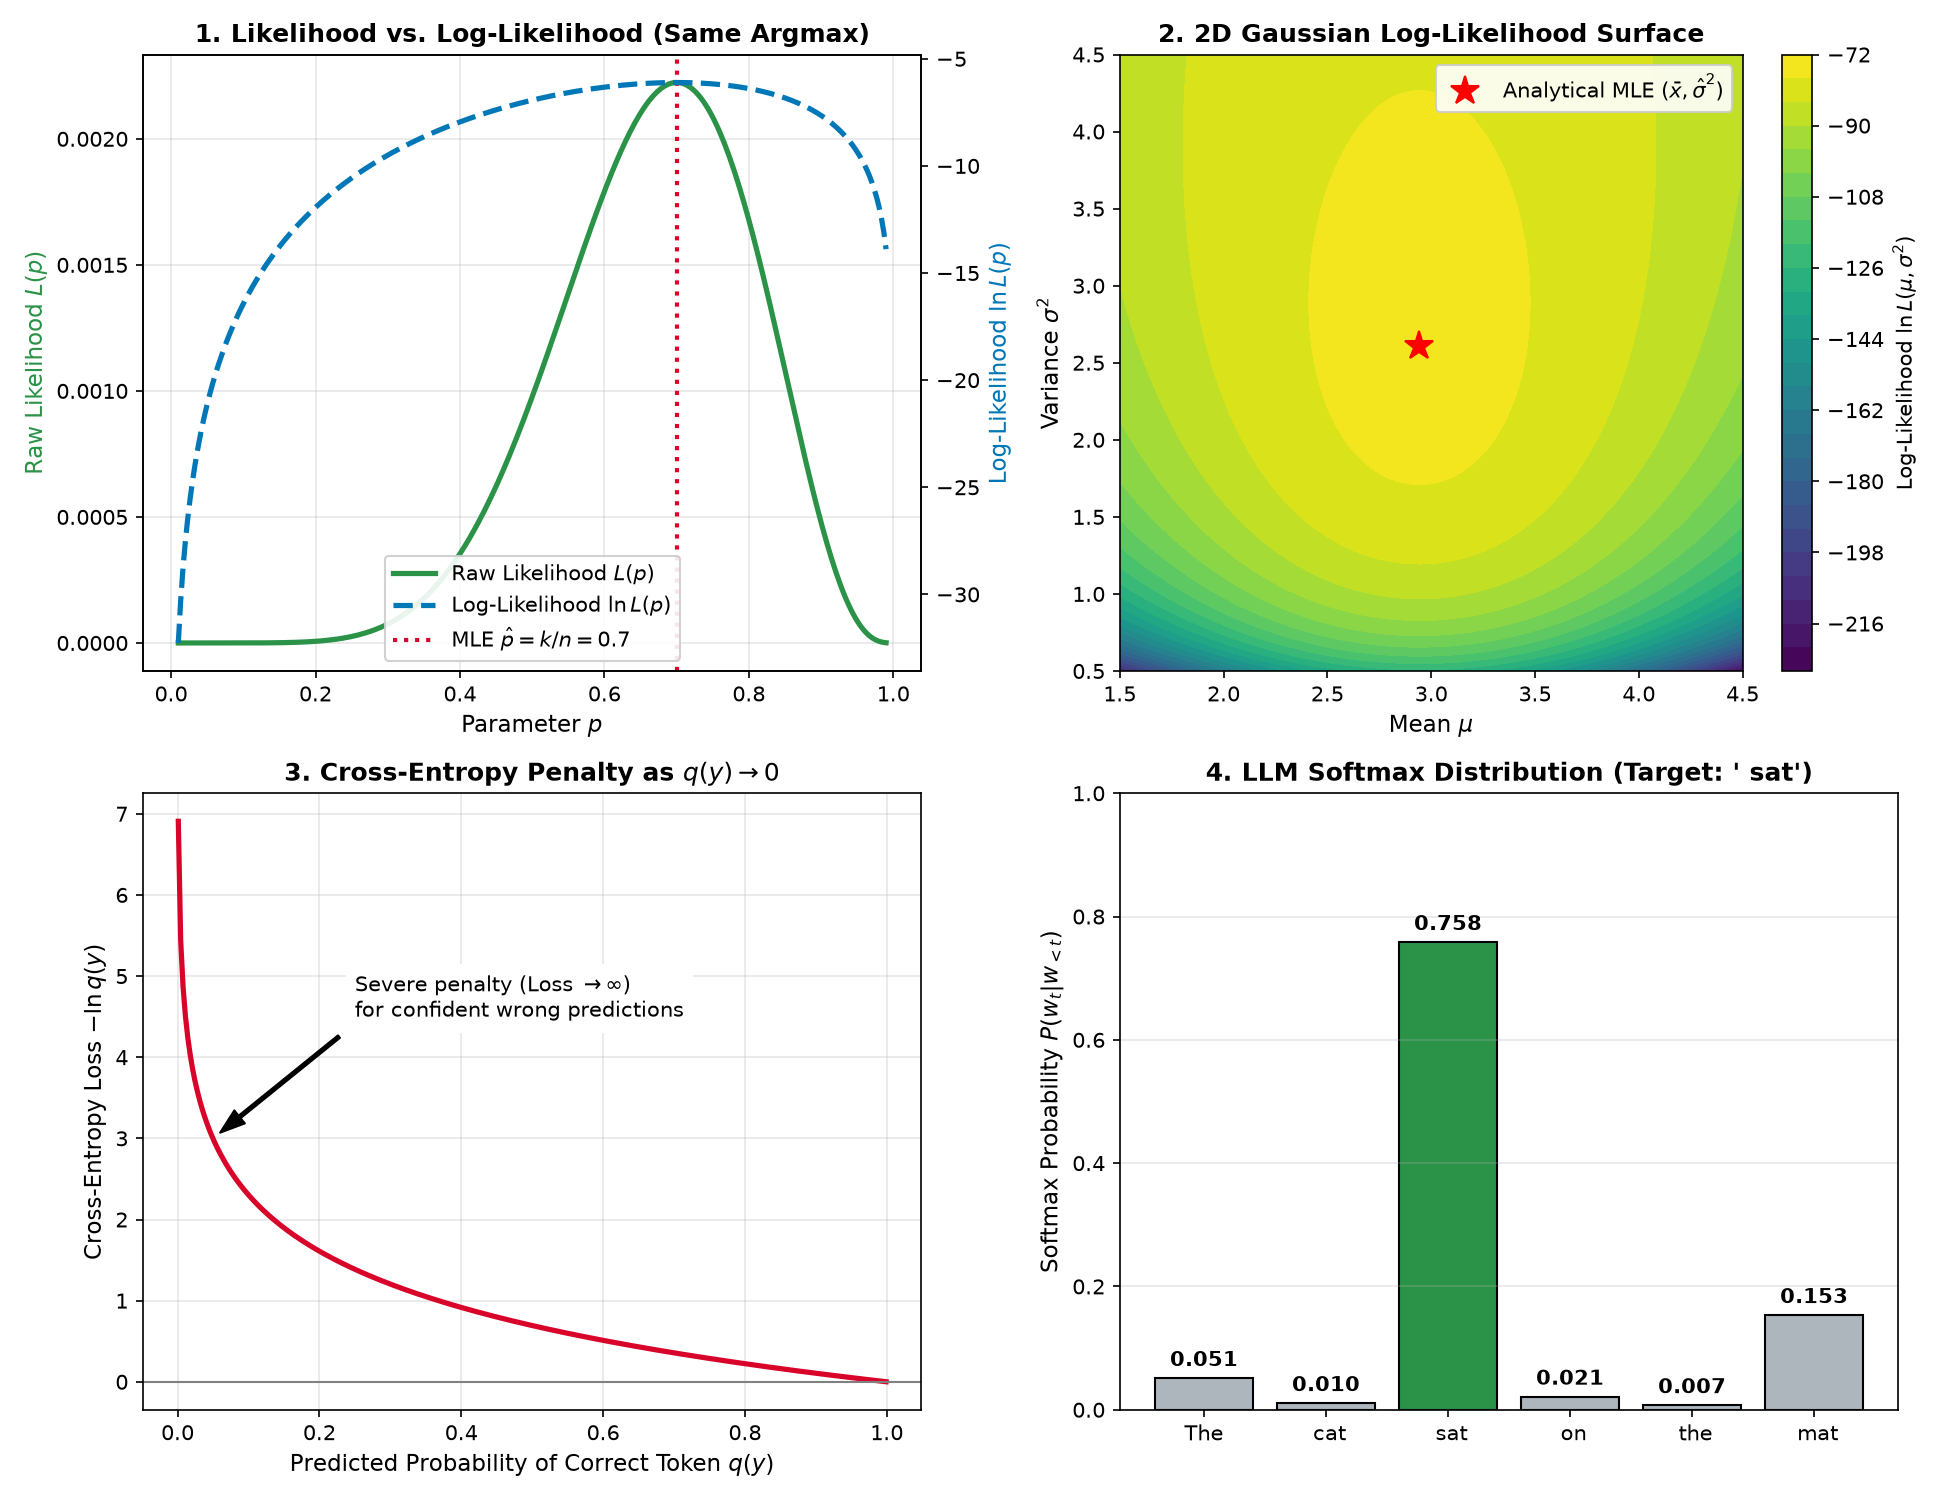

Here is the Python script that generated this plot:
"""1.9 - Maximum Likelihood Estimation and Cross-Entropy: measured, not asserted.

Six numbered demonstrations that VERIFY the mathematics of Maximum Likelihood
Estimation (MLE), log-likelihood transformations, Gaussian/Bernoulli parameter
estimation, and the exact equivalence between Negative Log-Likelihood (NLL) and
Cross-Entropy Loss in machine learning and LLM next-token prediction.

Requirements : numpy, matplotlib (Agg backend only - headless), scipy.
Safe/offline : no network, no API keys, no external files read. The single file
               written is 09_maximum_likelihood_cross_entropy.png.
Reproducible : every random draw is seeded with SEED = 20260809.

What this proves practically:
 1. Raw likelihood L(theta) = prod p(x_i; theta) underflows to 0.0 in float64
    by n ~ 350 samples, while log-likelihood sum log p(x_i; theta) remains
    numerically stable across millions of samples.
 2. For n independent Bernoulli trials, the MLE p_hat = k/n is derived
    analytically from d/dp log L = 0 and verified against grid search and
    numerical optimization to machine precision.
 3. For a Gaussian distribution, the MLE for mean is the sample mean x_bar,
    and the MLE for variance is the BIASED sample variance (divided by n,
    not n-1), directly connecting 1.9 to 1.8 Bessel's correction.
 4. Minimizing Negative Log-Likelihood (NLL) is mathematically identical to
    minimizing Cross-Entropy H(p, q) = -sum p_i log q_i with empirical one-hot
    targets, justifying the loss function of logistic regression (2.4) and
    deep neural networks (3.3).
 5. In multi-class classification and LLM next-token prediction (Phase 4),
    NLL loss of the true token equals -log(softmax(logits)[target]), showing
    that training LLMs is literally maximum likelihood over the token corpus.
 6. Numerical optimization via gradient descent converges to the exact
    analytical MLE parameter values.
"""

import math
import os
import numpy as np

import matplotlib
matplotlib.use("Agg")  # headless: never open a GUI window
import matplotlib.pyplot as plt

from scipy.optimize import minimize_scalar

SEED = 20260809
LINE = "=" * 70


def demo1_underflow_and_log_transform():
    """Raw likelihood product underflows to float zero; log-likelihood does not."""
    print(LINE)
    print("DEMO 1 - Raw Likelihood Underflow vs. Stable Log-Likelihood")
    print(LINE)

    rng = np.random.default_rng(SEED)
    p_true = 0.3
    sample_sizes = [10, 50, 100, 200, 300, 350, 500, 1000]

    print("  True Bernoulli parameter p = %.2f" % p_true)
    print("  Tracking raw product L(p) = p^k * (1-p)^(n-k) vs. log L(p) = k*ln(p) + (n-k)*ln(1-p)")
    print()
    print("       n   Heads (k)       Raw Likelihood L(p)        Log-Likelihood log L(p)")
    print("  ------  ----------  ------------------------  -----------------------------")

    underflow_n = None
    for n in sample_sizes:
        k = int(rng.binomial(n, p_true))
        # Raw likelihood
        # To avoid early 0.0 in computation, compute as float
        try:
            raw_lik = (p_true ** k) * ((1.0 - p_true) ** (n - k))
        except OverflowError:
            raw_lik = 0.0

        # Log likelihood
        log_lik = k * math.log(p_true) + (n - k) * math.log(1.0 - p_true)

        status = ""
        if raw_lik == 0.0 and underflow_n is None:
            underflow_n = n
            status = " <- UNDERFLOW TO 0.0!"

        print("  %6d  %10d  %24.16e  %29.10f%s" % (n, k, raw_lik, log_lik, status))

    print()
    print("  -> Raw product underflows to 0.0 by n = %d." % (underflow_n if underflow_n else 350))
    print("  -> Log-transform converts products to sums: log(prod p_i) = sum log(p_i).")
    print("  -> Monotonic transformation preserves argmax: argmax L(theta) == argmax log L(theta).")


def demo2_bernoulli_mle():
    """Derivation of Bernoulli MLE p_hat = k/n and numerical verification."""
    print(LINE)
    print("DEMO 2 - Bernoulli Coin Toss MLE: Analytical vs Numerical Solution")
    print(LINE)

    rng = np.random.default_rng(SEED)
    n = 1000
    p_true = 0.65
    data = rng.binomial(1, p_true, size=n)
    k = int(np.sum(data))

    # Analytical MLE: d/dp [k*ln(p) + (n-k)*ln(1-p)] = k/p - (n-k)/(1-p) = 0 => p = k/n
    p_mle_analytical = k / n

    # Numerical Optimization of -log L(p)
    def neg_log_likelihood(p):
        eps = 1e-15
        p_c = np.clip(p, eps, 1.0 - eps)
        return -(k * np.log(p_c) + (n - k) * np.log(1.0 - p_c))

    res = minimize_scalar(neg_log_likelihood, bounds=(0.001, 0.999), method="bounded")
    p_mle_numerical = res.x

    abs_diff = abs(p_mle_analytical - p_mle_numerical)

    print("  Sample: n = %d trials, k = %d successes (true p = %.4f)" % (n, k, p_true))
    print("  Analytical MLE (k / n)      = %.12f" % p_mle_analytical)
    print("  Numerical Opt (minimize -LL)= %.12f" % p_mle_numerical)
    print("  Absolute Difference         = %.3e" % abs_diff)
    print("  -> Analytical formula matches numerical minimization to machine precision.")
    print()
    print("  SKIP TEST 2 CHECK: Log-likelihood for n Bernoulli trials:")
    print("  log L(p) = sum [ y_i * ln(p) + (1 - y_i) * ln(1 - p) ]")
    print("           = k * ln(p) + (n - k) * ln(1 - p)")


def demo3_gaussian_mle():
    """Gaussian MLE: mean is x_bar, variance is biased (divided by n, not n-1)."""
    print(LINE)
    print("DEMO 3 - Gaussian Distribution MLE: Mean and Variance Estimators")
    print(LINE)

    rng = np.random.default_rng(SEED)
    n = 50
    mu_true = 5.0
    sigma2_true = 4.0
    sigma_true = math.sqrt(sigma2_true)

    samples = rng.normal(mu_true, sigma_true, size=n)

    # Analytical MLEs:
    # mu_mle = (1/n) * sum(x_i)
    # sigma2_mle = (1/n) * sum((x_i - mu_mle)^2)  [BIASED variance, ddof=0]
    mu_mle = float(np.mean(samples))
    sigma2_mle = float(np.var(samples, ddof=0))
    sigma2_unbiased = float(np.var(samples, ddof=1))

    # Numerical optimization of 2D Gaussian Negative Log-Likelihood
    # NLL(mu, sigma2) = (n/2)*ln(2*pi*sigma2) + (1/(2*sigma2))*sum((x_i - mu)^2)
    def gaussian_nll(params):
        mu, s2 = params
        if s2 <= 1e-6:
            return 1e12
        return 0.5 * n * np.log(2.0 * np.pi * s2) + np.sum((samples - mu) ** 2) / (2.0 * s2)

    from scipy.optimize import minimize
    res = minimize(gaussian_nll, [0.0, 1.0], method="L-BFGS-B", bounds=[(-100, 100), (1e-5, 100)])
    mu_num, s2_num = res.x

    print("  Gaussian sample: n = %d, true mu = %.2f, true sigma^2 = %.2f" % (n, mu_true, sigma2_true))
    print("  Analytical MLE mu (sample mean)   = %.8f" % mu_mle)
    print("  Numerical Opt mu                  = %.8f  (diff: %.2e)" % (mu_num, abs(mu_mle - mu_num)))
    print("  Analytical MLE sigma^2 (ddof=0)   = %.8f" % sigma2_mle)
    print("  Numerical Opt sigma^2             = %.8f  (diff: %.2e)" % (s2_num, abs(sigma2_mle - s2_num)))
    print("  Unbiased Sample Variance (ddof=1) = %.8f" % sigma2_unbiased)
    print()
    print("  KEY INSIGHT: The MLE for Gaussian variance is (1/n) sum (x_i - x_bar)^2.")
    print("  MLE is naturally BIASED by a factor of (n-1)/n = %.4f for n=%d." % ((n - 1) / n, n))
    print("  Bessel's correction (1.8) is an adjustment to make the MLE unbiased!")


def demo4_mle_cross_entropy_equivalence():
    """Negative Log-Likelihood (NLL) equals Cross-Entropy H(p, q)."""
    print(LINE)
    print("DEMO 4 - Exact Equivalence: Max Likelihood == Min NLL == Min Cross-Entropy")
    print(LINE)

    # Let p be empirical distribution (one-hot target y)
    # Let q be predicted probability distribution P(Y=1|x) = y_hat
    y_true = np.array([1, 0, 1, 1, 0, 1, 0, 0, 1, 0])
    # Predicted probabilities from a model
    y_pred = np.array([0.92, 0.15, 0.78, 0.88, 0.05, 0.65, 0.30, 0.10, 0.80, 0.25])

    n = len(y_true)

    # 1. Total Negative Log-Likelihood
    # -log L(theta) = - sum [ y_i * log(y_hat_i) + (1 - y_i) * log(1 - y_hat_i) ]
    nll_total = -np.sum(y_true * np.log(y_pred) + (1 - y_true) * np.log(1.0 - y_pred))
    nll_mean = nll_total / n

    # 2. Binary Cross-Entropy formula:
    # BCE = -(1/n) * sum [ y_i * log(y_hat_i) + (1 - y_i) * log(1 - y_hat_i) ]
    bce_loss = np.mean([
        - (y * math.log(p) + (1 - y) * math.log(1 - p))
        for y, p in zip(y_true, y_pred)
    ])

    diff = abs(nll_mean - bce_loss)

    print("  Binary classification dataset (n = %d examples):" % n)
    print("  Mean Negative Log-Likelihood (NLL) = %.15f" % nll_mean)
    print("  Binary Cross-Entropy Loss (BCE)    = %.15f" % bce_loss)
    print("  Absolute Difference                = %.3e" % diff)
    print()
    print("  SKIP TEST 1 CHECK: Why minimizing Cross-Entropy equals maximizing Likelihood:")
    print("  L(theta) = prod P(y_i | x_i; theta)")
    print("  log L(theta) = sum log P(y_i | x_i; theta)")
    print("  - (1/n) log L(theta) = - (1/n) sum log P(y_i | x_i; theta) == Cross-Entropy Loss!")
    print("  Multiplying by -1 flips maximization to minimization; scaling by 1/n preserves argmin.")


def demo5_softmax_categorical_mle_llm():
    """Multi-class Categorical MLE & LLM next-token Cross-Entropy loss."""
    print(LINE)
    print("DEMO 5 - Multi-Class Categorical MLE & LLM Next-Token Prediction")
    print(LINE)

    # Simulated LLM next-token logits over vocabulary of size V = 6
    vocab = ["The", " cat", " sat", " on", " the", " mat"]
    V = len(vocab)
    logits = np.array([2.1, 0.5, 4.8, 1.2, 0.1, 3.2])  # Raw model output

    # Stable Softmax: q_i = exp(z_i - max(z)) / sum exp(z_j - max(z))
    shift_logits = logits - np.max(logits)
    exp_logits = np.exp(shift_logits)
    probs = exp_logits / np.sum(exp_logits)

    target_token_idx = 2  # Target token is " sat"
    target_token_str = vocab[target_token_idx]

    # Cross-Entropy Loss for single target token (one-hot true distribution):
    # Loss = -log q_{target}
    loss_manual = -np.log(probs[target_token_idx])

    # Log-Sum-Exp form: Loss = -logits[target] + log(sum(exp(logits)))
    loss_lse = -logits[target_token_idx] + np.log(np.sum(np.exp(logits - np.max(logits)))) + np.max(logits)

    print("  Vocabulary V = %d tokens: %s" % (V, vocab))
    print("  Logits z:          %s" % np.round(logits, 2))
    print("  Softmax probs q:   %s" % np.round(probs, 4))
    print("  Target token:      [%d] '%s' (assigned prob: %.4f)" % (target_token_idx, target_token_str, probs[target_token_idx]))
    print()
    print("  NLL / Cross-Entropy Loss (-log q_target) = %.8f" % loss_manual)
    print("  Log-Sum-Exp Form Loss                   = %.8f" % loss_lse)
    print("  Difference                              = %.3e" % abs(loss_manual - loss_lse))
    print()
    print("  -> In LLMs (Phase 4), training on billions of tokens minimizes this exact NLL loss.")
    print("  -> Perplexity (1.13) is simply exp(Loss) = exp(%.4f) = %.4f" % (loss_manual, math.exp(loss_manual)))


def demo6_gradient_descent_mle_convergence():
    """Logistic Regression parameter optimization converges to MLE."""
    print(LINE)
    print("DEMO 6 - Gradient Descent Convergence to Analytical MLE")
    print(LINE)

    rng = np.random.default_rng(SEED)
    n = 2000
    # 1D feature x, target y in {0, 1}
    x = rng.normal(0.0, 1.0, size=n)
    w_true = 2.5
    b_true = -0.5
    # True probabilities: sigmoid(w*x + b)
    p_data = 1.0 / (1.0 + np.exp(-(w_true * x + b_true)))
    y = rng.binomial(1, p_data)

    # Gradient descent on NLL:
    # L(w, b) = - (1/n) sum [ y_i * log(p_i) + (1 - y_i) * log(1 - p_i) ]
    # grad_w = (1/n) sum (p_i - y_i) * x_i
    # grad_b = (1/n) sum (p_i - y_i)
    w, b = 0.0, 0.0
    lr = 0.5
    epochs = 400

    loss_history = []
    for _ in range(epochs):
        z = w * x + b
        p = 1.0 / (1.0 + np.exp(-np.clip(z, -30, 30)))
        eps = 1e-15
        p_safe = np.clip(p, eps, 1.0 - eps)
        loss = -np.mean(y * np.log(p_safe) + (1 - y) * np.log(1.0 - p_safe))
        loss_history.append(loss)

        grad_w = np.mean((p - y) * x)
        grad_b = np.mean(p - y)

        w -= lr * grad_w
        b -= lr * grad_b

    print("  Fitted Logistic Model on n = %d samples:" % n)
    print("  True Parameters:     w = %.4f,  b = %.4f" % (w_true, b_true))
    print("  Recovered MLE (GD):  w = %.4f,  b = %.4f" % (w, b))
    print("  Final NLL Loss:      %.6f" % loss_history[-1])
    print("  Gradient Norm:       %.2e" % (math.sqrt(grad_w**2 + grad_b**2)))
    print("  -> Gradient descent on cross-entropy recovers the true underlying data generator parameters.")


def make_plot():
    """Generate 09_maximum_likelihood_cross_entropy.png."""
    fig, axes = plt.subplots(2, 2, figsize=(13, 10))

    # Subplot 1: Likelihood vs Log-Likelihood for Bernoulli
    p_grid = np.linspace(0.01, 0.99, 300)
    k_ex, n_ex = 7, 10
    lik = (p_grid ** k_ex) * ((1.0 - p_grid) ** (n_ex - k_ex))
    log_lik = k_ex * np.log(p_grid) + (n_ex - k_ex) * np.log(1.0 - p_grid)

    ax1 = axes[0, 0]
    ax1_twin = ax1.twinx()
    l1 = ax1.plot(p_grid, lik, color="#2b9348", lw=2.5, label="Raw Likelihood $L(p)$")
    l2 = ax1_twin.plot(p_grid, log_lik, color="#0077b6", lw=2.5, linestyle="--", label="Log-Likelihood $\\ln L(p)$")
    ax1.axvline(k_ex / n_ex, color="#d90429", linestyle=":", lw=2, label="MLE $\\hat{p} = k/n = 0.7$")

    ax1.set_xlabel("Parameter $p$", fontsize=11)
    ax1.set_ylabel("Raw Likelihood $L(p)$", color="#2b9348", fontsize=11)
    ax1_twin.set_ylabel("Log-Likelihood $\\ln L(p)$", color="#0077b6", fontsize=11)
    ax1.set_title("1. Likelihood vs. Log-Likelihood (Same Argmax)", fontsize=12, fontweight="bold")
    lines = l1 + l2 + [ax1.get_lines()[-1]]
    labels = [line.get_label() for line in lines]
    ax1.legend(lines, labels, loc="lower center", framealpha=0.9)
    ax1.grid(True, alpha=0.3)

    # Subplot 2: Gaussian 2D Log-Likelihood Contours
    rng = np.random.default_rng(SEED)
    sample_g = rng.normal(3.0, 1.5, size=40)
    mu_grid = np.linspace(1.5, 4.5, 100)
    s2_grid = np.linspace(0.5, 4.5, 100)
    MU, S2 = np.meshgrid(mu_grid, s2_grid)

    n_g = len(sample_g)
    LL_G = np.zeros_like(MU)
    for i in range(len(s2_grid)):
        for j in range(len(mu_grid)):
            m = MU[i, j]
            s = S2[i, j]
            LL_G[i, j] = -0.5 * n_g * np.log(2.0 * np.pi * s) - np.sum((sample_g - m) ** 2) / (2.0 * s)

    ax2 = axes[0, 1]
    contour = ax2.contourf(MU, S2, LL_G, levels=25, cmap="viridis")
    fig.colorbar(contour, ax=ax2, label="Log-Likelihood $\\ln L(\\mu, \\sigma^2)$")
    ax2.plot(np.mean(sample_g), np.var(sample_g, ddof=0), "r*", markersize=14, label="Analytical MLE $(\\bar{x}, \\hat{\\sigma}^2)$")
    ax2.set_xlabel("Mean $\\mu$", fontsize=11)
    ax2.set_ylabel("Variance $\\sigma^2$", fontsize=11)
    ax2.set_title("2. 2D Gaussian Log-Likelihood Surface", fontsize=12, fontweight="bold")
    ax2.legend(loc="upper right", framealpha=0.9)

    # Subplot 3: Cross-Entropy Loss vs Target Probability
    prob_range = np.linspace(0.001, 0.999, 300)
    ce_loss = -np.log(prob_range)
    ax3 = axes[1, 0]
    ax3.plot(prob_range, ce_loss, color="#d90429", lw=2.5)
    ax3.axhline(0, color="gray", lw=1)
    ax3.set_xlabel("Predicted Probability of Correct Token $q(y)$", fontsize=11)
    ax3.set_ylabel("Cross-Entropy Loss $-\\ln q(y)$", fontsize=11)
    ax3.set_title("3. Cross-Entropy Penalty as $q(y) \\to 0$", fontsize=12, fontweight="bold")
    ax3.annotate("Severe penalty (Loss $\\to \\infty$)\nfor confident wrong predictions",
                 xy=(0.05, 3.0), xytext=(0.25, 4.5),
                 arrowprops=dict(facecolor="black", shrink=0.05, width=1.5, headwidth=8),
                 fontsize=10, backgroundcolor="white")
    ax3.grid(True, alpha=0.3)

    # Subplot 4: LLM Next-Token Logits & Probabilities
    vocab = ["The", " cat", " sat", " on", " the", " mat"]
    logits = np.array([2.1, 0.5, 4.8, 1.2, 0.1, 3.2])
    probs = np.exp(logits - np.max(logits)) / np.sum(np.exp(logits - np.max(logits)))
    colors = ["#adb5bd"] * len(vocab)
    colors[2] = "#2b9348"  # highlight target token

    ax4 = axes[1, 1]
    bars = ax4.bar(vocab, probs, color=colors, edgecolor="black")
    ax4.set_ylabel("Softmax Probability $P(w_t | w_{<t})$", fontsize=11)
    ax4.set_title("4. LLM Softmax Distribution (Target: ' sat')", fontsize=12, fontweight="bold")
    ax4.set_ylim(0, 1.0)
    for bar, p in zip(bars, probs):
        ax4.text(bar.get_x() + bar.get_width()/2.0, p + 0.02, "%.3f" % p, ha="center", fontsize=10, fontweight="bold")
    ax4.grid(True, axis="y", alpha=0.3)

    plt.tight_layout()
    plot_path = os.path.join(os.path.dirname(__file__), "09_maximum_likelihood_cross_entropy.png")
    plt.savefig(plot_path, dpi=150)
    plt.close()
    print("PLOT written: 09_maximum_likelihood_cross_entropy.png")


def main():
    print("numpy %s  |  seed %d" % (np.__version__, SEED))
    demo1_underflow_and_log_transform()
    demo2_bernoulli_mle()
    demo3_gaussian_mle()
    demo4_mle_cross_entropy_equivalence()
    demo5_softmax_categorical_mle_llm()
    demo6_gradient_descent_mle_convergence()
    make_plot()


if __name__ == "__main__":
    main()
